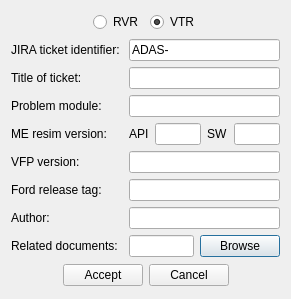
<?xml version="1.0" encoding="UTF-8"?>
<ui version="4.0">
 <class>Dialog</class>
 <widget class="QDialog" name="Dialog">
  <property name="geometry">
   <rect>
    <x>0</x>
    <y>0</y>
    <width>291</width>
    <height>299</height>
   </rect>
  </property>
  <property name="windowTitle">
   <string>Dialog</string>
  </property>
  <layout class="QVBoxLayout" name="verticalLayout" stretch="0,1,0">
   <item>
    <layout class="QHBoxLayout" name="horizontalLayout">
     <item>
      <spacer name="horizontalSpacer">
       <property name="orientation">
        <enum>Qt::Horizontal</enum>
       </property>
       <property name="sizeHint" stdset="0">
        <size>
         <width>40</width>
         <height>20</height>
        </size>
       </property>
      </spacer>
     </item>
     <item>
      <widget class="QRadioButton" name="rvrBtn">
       <property name="text">
        <string>RVR</string>
       </property>
      </widget>
     </item>
     <item>
      <widget class="QRadioButton" name="vtrBtn">
       <property name="text">
        <string>VTR</string>
       </property>
       <property name="checked">
        <bool>true</bool>
       </property>
      </widget>
     </item>
     <item>
      <spacer name="horizontalSpacer_2">
       <property name="orientation">
        <enum>Qt::Horizontal</enum>
       </property>
       <property name="sizeHint" stdset="0">
        <size>
         <width>40</width>
         <height>20</height>
        </size>
       </property>
      </spacer>
     </item>
    </layout>
   </item>
   <item>
    <layout class="QGridLayout" name="gridLayout">
     <item row="0" column="0">
      <widget class="QLabel" name="label">
       <property name="text">
        <string>JIRA ticket identifier: </string>
       </property>
      </widget>
     </item>
     <item row="14" column="0">
      <widget class="QLabel" name="label_10">
       <property name="text">
        <string>Related documents: </string>
       </property>
      </widget>
     </item>
     <item row="6" column="0">
      <widget class="QLabel" name="label_4">
       <property name="text">
        <string>ME resim version: </string>
       </property>
      </widget>
     </item>
     <item row="4" column="0">
      <widget class="QLabel" name="label_3">
       <property name="text">
        <string>Problem module: </string>
       </property>
      </widget>
     </item>
     <item row="9" column="0">
      <widget class="QLabel" name="label_6">
       <property name="text">
        <string>Ford release tag: </string>
       </property>
      </widget>
     </item>
     <item row="11" column="1">
      <widget class="QLineEdit" name="lineEdit_8"/>
     </item>
     <item row="7" column="1">
      <widget class="QLineEdit" name="lineEdit_6"/>
     </item>
     <item row="7" column="0">
      <widget class="QLabel" name="label_5">
       <property name="text">
        <string>VFP version: </string>
       </property>
      </widget>
     </item>
     <item row="11" column="0">
      <widget class="QLabel" name="label_7">
       <property name="text">
        <string>Author: </string>
       </property>
      </widget>
     </item>
     <item row="2" column="0">
      <widget class="QLabel" name="label_2">
       <property name="text">
        <string>Title of ticket: </string>
       </property>
      </widget>
     </item>
     <item row="0" column="1">
      <widget class="QLineEdit" name="lineEdit_1">
       <property name="text">
        <string>ADAS-</string>
       </property>
      </widget>
     </item>
     <item row="9" column="1">
      <widget class="QLineEdit" name="lineEdit_7"/>
     </item>
     <item row="4" column="1">
      <widget class="QLineEdit" name="lineEdit_3"/>
     </item>
     <item row="2" column="1">
      <widget class="QLineEdit" name="lineEdit_2"/>
     </item>
     <item row="14" column="1">
      <layout class="QHBoxLayout" name="horizontalLayout_3">
       <item>
        <widget class="QLineEdit" name="lineEdit_9"/>
       </item>
       <item>
        <widget class="QPushButton" name="browseBtn">
         <property name="text">
          <string>Browse</string>
         </property>
        </widget>
       </item>
      </layout>
     </item>
     <item row="6" column="1">
      <layout class="QHBoxLayout" name="horizontalLayout_2">
       <item>
        <widget class="QLabel" name="label_8">
         <property name="text">
          <string>API</string>
         </property>
        </widget>
       </item>
       <item>
        <widget class="QLineEdit" name="lineEdit_4"/>
       </item>
       <item>
        <widget class="QLabel" name="label_11">
         <property name="text">
          <string>SW</string>
         </property>
        </widget>
       </item>
       <item>
        <widget class="QLineEdit" name="lineEdit_5"/>
       </item>
      </layout>
     </item>
    </layout>
   </item>
   <item>
    <layout class="QHBoxLayout" name="horizontalLayout_4">
     <item>
      <spacer name="horizontalSpacer_3">
       <property name="orientation">
        <enum>Qt::Horizontal</enum>
       </property>
       <property name="sizeHint" stdset="0">
        <size>
         <width>40</width>
         <height>20</height>
        </size>
       </property>
      </spacer>
     </item>
     <item>
      <widget class="QPushButton" name="acceptBtn">
       <property name="text">
        <string>Accept</string>
       </property>
      </widget>
     </item>
     <item>
      <widget class="QPushButton" name="cancelBtn">
       <property name="text">
        <string>Cancel</string>
       </property>
      </widget>
     </item>
     <item>
      <spacer name="horizontalSpacer_4">
       <property name="orientation">
        <enum>Qt::Horizontal</enum>
       </property>
       <property name="sizeHint" stdset="0">
        <size>
         <width>40</width>
         <height>20</height>
        </size>
       </property>
      </spacer>
     </item>
    </layout>
   </item>
  </layout>
 </widget>
 <resources/>
 <connections>
  <connection>
   <sender>rvrBtn</sender>
   <signal>clicked(bool)</signal>
   <receiver>lineEdit_7</receiver>
   <slot>setDisabled(bool)</slot>
   <hints>
    <hint type="sourcelabel">
     <x>110</x>
     <y>18</y>
    </hint>
    <hint type="destinationlabel">
     <x>135</x>
     <y>188</y>
    </hint>
   </hints>
  </connection>
  <connection>
   <sender>vtrBtn</sender>
   <signal>clicked(bool)</signal>
   <receiver>lineEdit_7</receiver>
   <slot>setEnabled(bool)</slot>
   <hints>
    <hint type="sourcelabel">
     <x>172</x>
     <y>19</y>
    </hint>
    <hint type="destinationlabel">
     <x>241</x>
     <y>186</y>
    </hint>
   </hints>
  </connection>
  <connection>
   <sender>rvrBtn</sender>
   <signal>clicked(bool)</signal>
   <receiver>lineEdit_7</receiver>
   <slot>clear()</slot>
   <hints>
    <hint type="sourcelabel">
     <x>120</x>
     <y>21</y>
    </hint>
    <hint type="destinationlabel">
     <x>134</x>
     <y>191</y>
    </hint>
   </hints>
  </connection>
  <connection>
   <sender>cancelBtn</sender>
   <signal>clicked()</signal>
   <receiver>Dialog</receiver>
   <slot>reject()</slot>
   <hints>
    <hint type="sourcelabel">
     <x>173</x>
     <y>283</y>
    </hint>
    <hint type="destinationlabel">
     <x>249</x>
     <y>277</y>
    </hint>
   </hints>
  </connection>
  <connection>
   <sender>acceptBtn</sender>
   <signal>clicked()</signal>
   <receiver>Dialog</receiver>
   <slot>accept()</slot>
   <hints>
    <hint type="sourcelabel">
     <x>102</x>
     <y>276</y>
    </hint>
    <hint type="destinationlabel">
     <x>42</x>
     <y>277</y>
    </hint>
   </hints>
  </connection>
 </connections>
</ui>
